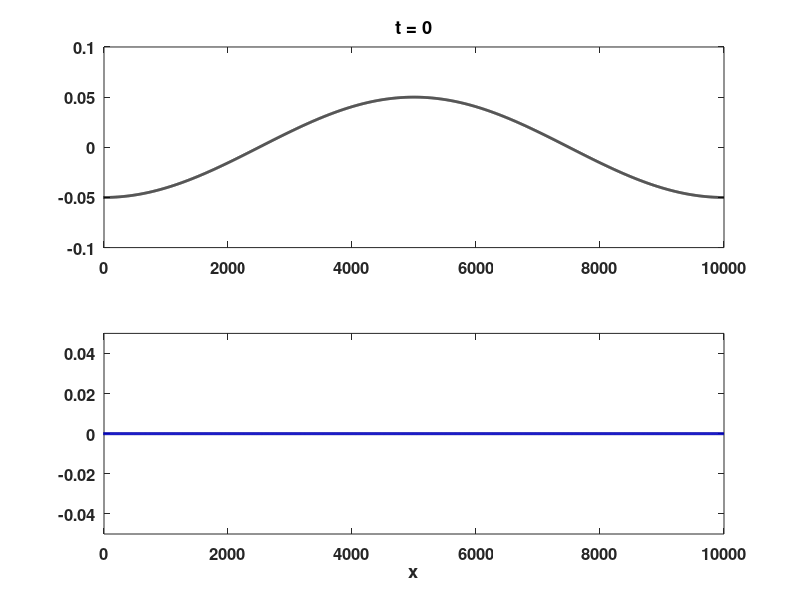

The MATLAB source for this figure: (Note: this script raises an error after producing the figure.)
% 1D SW equations in periodic deomain in physical formulation
% not in conservative form
% surface is z1, total depth H
% including bottom and surface stress
% mvindex=1;
% % this is the name of the resulting movie file
% mvfile='arcticseiche1';
close all
clear all

drawpics=1;
compute_spec=0;
save_files=0;
% physical parameters
g=9.81*0.01; f0=1e-4; c_d=0.00025e0; cw=0.0001; rhoa=1.2; rhow=1023; denfact=rhoa/rhow; cw=cw*denfact;
% number of grid points (total is N+1) and the grid
H=10; H02o6=H*H/6;H0=H;

L=1e4; c0=sqrt(g*H);bigt=L/c0;

N=8192; 
z=linspace(-1,1,N+1);
z=z(1:end-1);
xf=z*L; dx=xf(2)-xf(1); x=xf((N/2+1):end);
dk=pi/L;
ksvec=zeros(size(x));
ksvec(1)=0; ksvec(N/2+1)=0;
for ii=2:(N/2)
   ksvec(ii)=ii-1;
   ksvec(N/2+ii)=-N/2 + ii -1;
end
k=ksvec*dk; k2=k.*k; ik=sqrt(-1)*k;

%Build our `radial' filter
filtorder=8;
kmax=max(k(:));
cutoff=0.65;
kcrit=kmax*cutoff;
alpha1=2;
alpha2=1; 
kmag=sqrt(k.*k);
myfilter=exp(-alpha1*(kmag/(alpha2*kcrit)).^filtorder);


cfl=dx/c0;
numsteps=6000;
numouts=10;
dt=2.0; %dt=bigt*1e-3;
t=0;
NL=1; ROT=1; f=ROT*f0; NH=1; EDDY_VISC=1;

nhfact=1./(1+NH*k2*H*H/6);
eddyviscfact2=1./(1+EDDY_VISC*k2*1e-1);
eddyviscfact3=1./(1+EDDY_VISC*k2*1e0);
eddyviscfact4=1./(1+EDDY_VISC*k2*1e+1);

%nhfact=1;

um1=zeros(size(xf));
vm1=zeros(size(xf));
%zm1=H*(1-0.1*0.5*(tanh((xf-1e4)/1e3)-tanh((xf+1e4)/1e3)));
zm1=H*(1-0.05*cos(2*pi*xf/L));
% for ii=1:2,
%  zm1=zm1+0.05*H*cos((3+4*ii)*pi*xf/L);
% end

um2=um1;
vm2=vm1;
zm2=zm1;

um3=um1;
vm3=vm1;
zm3=zm1;

um4=um1;
vm4=vm1;
zm4=zm1;
if save_files==1
    filenamestr='outinfo';
    save(filenamestr,'xf','g','H','c_d','f0','dt','zm1','um1','vm1')
end
if drawpics==1
    figure(2), clf
    set(gcf,'DefaultLineLineWidth',2,'DefaultTextFontSize',12,...
            'DefaultTextFontWeight','bold','DefaultAxesFontSize',12,...
              'DefaultAxesFontWeight','bold');


     subplot(2,1,1)
     plot(xf,(zm1-H)/H,'k-'),title(['t = ' num2str(t,2)])
     axis([0 L -0.1 0.1])
     subplot(2,1,2)
     plot(xf,um1/sqrt(g*H0),'k-',xf,vm1/sqrt(g*H0),'b-'); xlabel('x');
     axis([0 L -0.05 0.05])
     drawnow
end
 
 t=t+dt;
    uf1=fft(um1);zf1=fft(zm1);uhef1=fft(um1.*zm1);uuf1=0.5*fft(um1.^2); vf1=fft(vm1);
    spd=sqrt(um1.*um1+vm1.*vm1);
    drgxf=fft(-c_d.*um1.*spd);
    drgyf=fft(-c_d.*vm1.*spd);
    
    un1=um1+dt*(real(ifft((-i*NL*k.*uuf1-i*g*k.*zf1+drgxf+f*vf1))));
    vn1=vm1+dt*(um1.*real(ifft(-i*NL*k.*vf1))+drgyf-f*um1);
    zn1=zm1+dt*(real(ifft(-i*k.*uhef1)));
    
    uf2=fft(um2);zf2=fft(zm2);uhef2=fft(um2.*zm2);uuf2=0.5*fft(um2.^2); vf2=fft(vm2);
    
    un2=um2+dt*(real(ifft((-i*NL*k.*uuf2-i*g*k.*zf2+f*vf2))));
    vn2=vm2+dt*(um1.*real(ifft(-i*NL*k.*vf2))-f*um2);
    zn2=zm2+dt*(real(ifft(-i*k.*uhef2)));
    
    uf3=fft(um3);zf3=fft(zm3);uhef3=fft(um3.*zm3);uuf3=0.5*fft(um3.^2); vf3=fft(vm3);
    
    un3=um3+dt*(real(ifft((-i*NL*k.*uuf3-i*g*k.*zf3+f*vf3))));
    vn3=vm3+dt*(um3.*real(ifft(-i*NL*k.*vf3))-f*um3);
    zn3=zm3+dt*(real(ifft(-i*k.*uhef3)));
    
    uf4=fft(um4);zf4=fft(zm4);uhef4=fft(um4.*zm4);uuf4=0.5*fft(um4.^2); vf4=fft(vm4);
    
    un4=um4+dt*(real(ifft((-i*NL*k.*uuf4-i*g*k.*zf4+f*vf4))));
    vn4=vm4+dt*(um4.*real(ifft(-i*NL*k.*vf4))-f*um4);
    zn4=zm4+dt*(real(ifft(-i*k.*uhef4)));
for ii=1:numouts
 for jj=1:numsteps
    fnow=0*fft(1e-2*sin(2*pi*t/(5*16.4873))*cos(pi*xf/L));
    t=t+dt;
    uf1=fft(un1);zf1=fft(zn1);uhef1=fft(un1.*(H+NL*(zn1-H)));uuf1=0.5*fft(un1.^2); vf1=fft(vn1);
    spd=sqrt(un1.*un1+vn1.*vn1);
    drgxf=fft(-c_d.*un1.*spd);
    drgyf=fft(-c_d.*vn1.*spd);
    
    
    up1=um1+2*dt*(real(ifft(nhfact.*(-i*NL*k.*uuf1-i*g*k.*zf1+fnow+drgxf+f*vf1))));
    vp1=vm1+2*dt*(un1.*real(ifft(-i*NL*k.*vf1))+drgyf-f*un1);
    zp1=zm1+2*dt*(real(ifft(-i*k.*uhef1)));
    
    um1=un1;vm1=vn1;zm1=zn1;
    un1=real(ifft(myfilter.*fft(up1)));
    vn1=real(ifft(myfilter.*fft(vp1)));
    zn1=real(ifft(myfilter.*fft(zp1)));
 
    uf2=fft(un2);zf2=fft(zn2);uhef2=fft(un2.*(H+NL*(zn2-H)));uuf2=0.5*fft(un2.^2); vf2=fft(vn2);
   
    up2=um2+2*dt*(real(ifft(nhfact.*(-i*NL*k.*uuf2-i*g*k.*zf2+fnow+f*vf2))));
    vp2=vm2+2*dt*(un2.*real(ifft(-i*NL*k.*vf2))-f*un2);
    zp2=zm2+2*dt*(real(ifft(-i*k.*uhef2)));
    
    um2=un2;vm2=vn2;zm2=zn2;
    un2=real(ifft(eddyviscfact2.*myfilter.*fft(up2)));
    vn2=real(ifft(eddyviscfact2.*myfilter.*fft(vp2)));
    zn2=real(ifft(myfilter.*fft(zp2)));

    uf3=fft(un3);zf3=fft(zn3);uhef3=fft(un3.*(H+NL*(zn3-H)));uuf3=0.5*fft(un3.^2); vf3=fft(vn3);
   
    up3=um3+2*dt*(real(ifft(nhfact.*(-i*NL*k.*uuf3-i*g*k.*zf3+fnow+f*vf3))));
    vp3=vm3+2*dt*(un3.*real(ifft(-i*NL*k.*vf3))-f*un3);
    zp3=zm3+2*dt*(real(ifft(-i*k.*uhef3)));
    
    um3=un3;vm3=vn3;zm3=zn3;
    un3=real(ifft(eddyviscfact3.*myfilter.*fft(up3)));
    vn3=real(ifft(eddyviscfact3.*myfilter.*fft(vp3)));
    zn3=real(ifft(myfilter.*fft(zp3)));

    uf4=fft(un4);zf4=fft(zn4);uhef4=fft(un4.*(H+NL*(zn4-H)));uuf4=0.5*fft(un4.^2); vf4=fft(vn4);
   
    up4=um4+2*dt*(real(ifft(nhfact.*(-i*NL*k.*uuf4-i*g*k.*zf4+fnow+f*vf4))));
    vp4=vm4+2*dt*(un4.*real(ifft(-i*NL*k.*vf4))-f*un4);
    zp4=zm4+2*dt*(real(ifft(-i*k.*uhef4)));
    
    um4=un4;vm4=vn4;zm4=zn4;
    un4=real(ifft(eddyviscfact4.*myfilter.*fft(up4)));
    vn4=real(ifft(eddyviscfact4.*myfilter.*fft(vp4)));
    zn4=real(ifft(myfilter.*fft(zp4)));
 end
if drawpics==1
      figure
      clf
      betterplots
      subplot(3,1,1)
      plot(xf/L,(zn1-H)/H,'k-',xf/L,(zn2-H)/H,'b-',xf/L,(zn3-H)/H,'g-',xf/L,(zn4-H)/H,'r-')
      axis([0 1 -0.075 0.075])
      grid on
      title(['t = ' num2str(t/bigt,2)])
      %title(['t = ' num2str(t/bigt,2) ' full (black), no drag (blue), linearized (red), no rotation (green)'])
      ylabel('scaled eta')
     % legend('bottom drag and f','no drag','no NL','Location','SouthWest')
      subplot(3,1,2)
      plot(xf/L,un1/sqrt(g*H0),'k-',xf/L,un2/sqrt(g*H0),'b-',xf/L,un3/sqrt(g*H0),'g-',xf/L,un4/sqrt(g*H0),'r-'); 
      %legend('all in','no drag','no NL')
      axis([0 1 -0.075 0.075])
      grid on
      ylabel('scaled u')
      subplot(3,1,3)
      plot(xf/L,vn1/sqrt(g*H0),'k-',xf/L,vn2/sqrt(g*H0),'b-',xf/L,vn3/sqrt(g*H0),'g-',xf/L,vn4/sqrt(g*H0),'r-'); xlabel('x');
      legend('drag','low eddy visc','med eddy visc','high eddy visc')
      axis([0 1 -0.075 0.075])
      grid on
      ylabel('scaled v')
    if compute_spec==1 
         myspec1=abs(fft(un1));
         myspec2=abs(fft(un2));
         myspec3=abs(fft(un3));
         kf=k(1:200)/(pi/L);

         % The 1e-11 added factor is need so Matlab's plotting doesn't mess up
         subplot(2,2,3)
         semilogy(kf,myspec1(1:200),'k^-',kf,myspec2(1:200),'bo-')
         axis([0 100 1e-6 5e2])
         xlabel('k')
         ylabel('Log PSD')
         subplot(2,2,4)
         semilogy(kf,myspec1(1:200),'k^-',kf,myspec3(1:200)+1e-16,'rs-')
         axis([0 100 1e-6 5e2])
         xlabel('k')
         ylabel('Log PSD')
    end
    %  subplot(4,1,4)
    %  semilogy(k(1:200),myspec1(1:200),'k-',k(1:200),myspec2(1:200),'b-',k(1:200),myspec3(1:200),'r-')
    %  axis([0 max(k)*0.2 1e-4 1e2])
    %  xlabel('k')
    %  ylabel('log PSD')
end
 drawnow
 if save_files==1
  filenamestr = ['out' sprintf('%07d',ii) '.mat'];
  save(filenamestr,'un1','un2','un3','vn1','vn2','vn3','zn1','zn2','zn3');
 end
end
